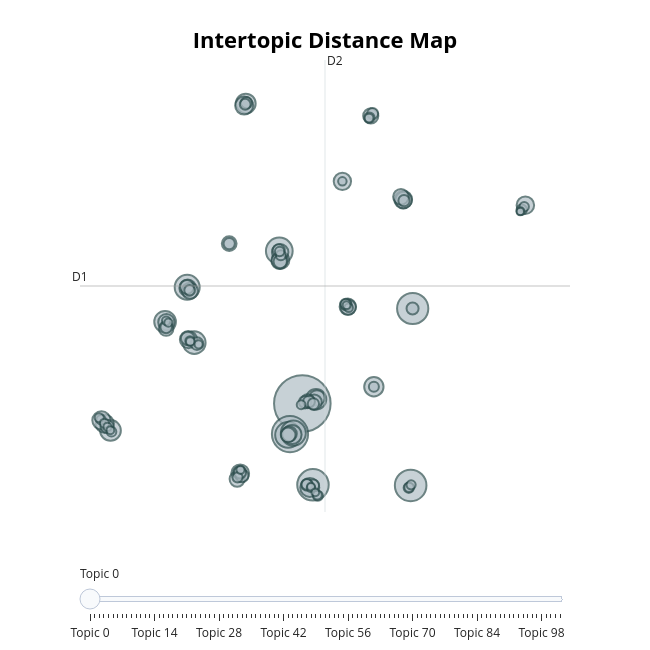

Notebook code cell kept with this figure:
### Code cell
# Show how topics are positioned in semantic space
topic_model.visualize_topics()
